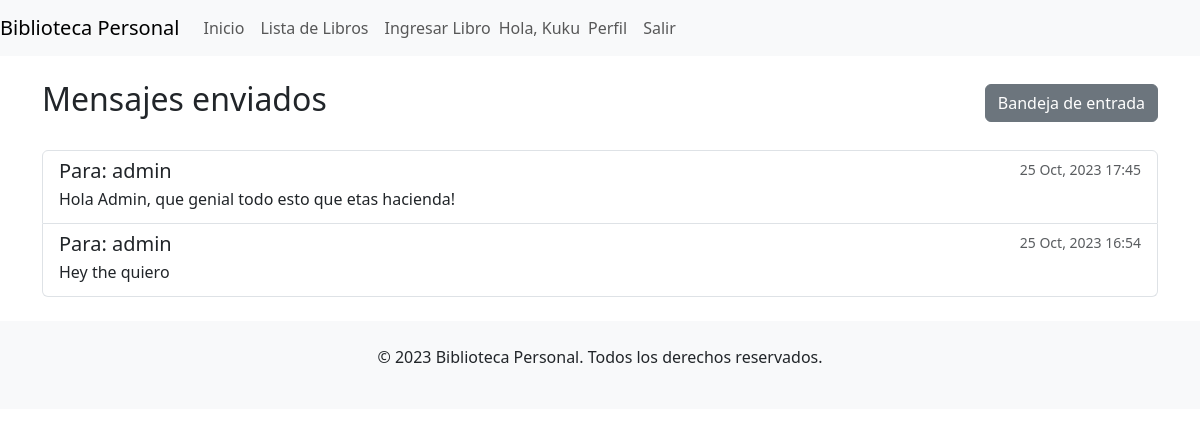
Before: /mensajes/mensajes/enviados/ (signed in) with the older database file.
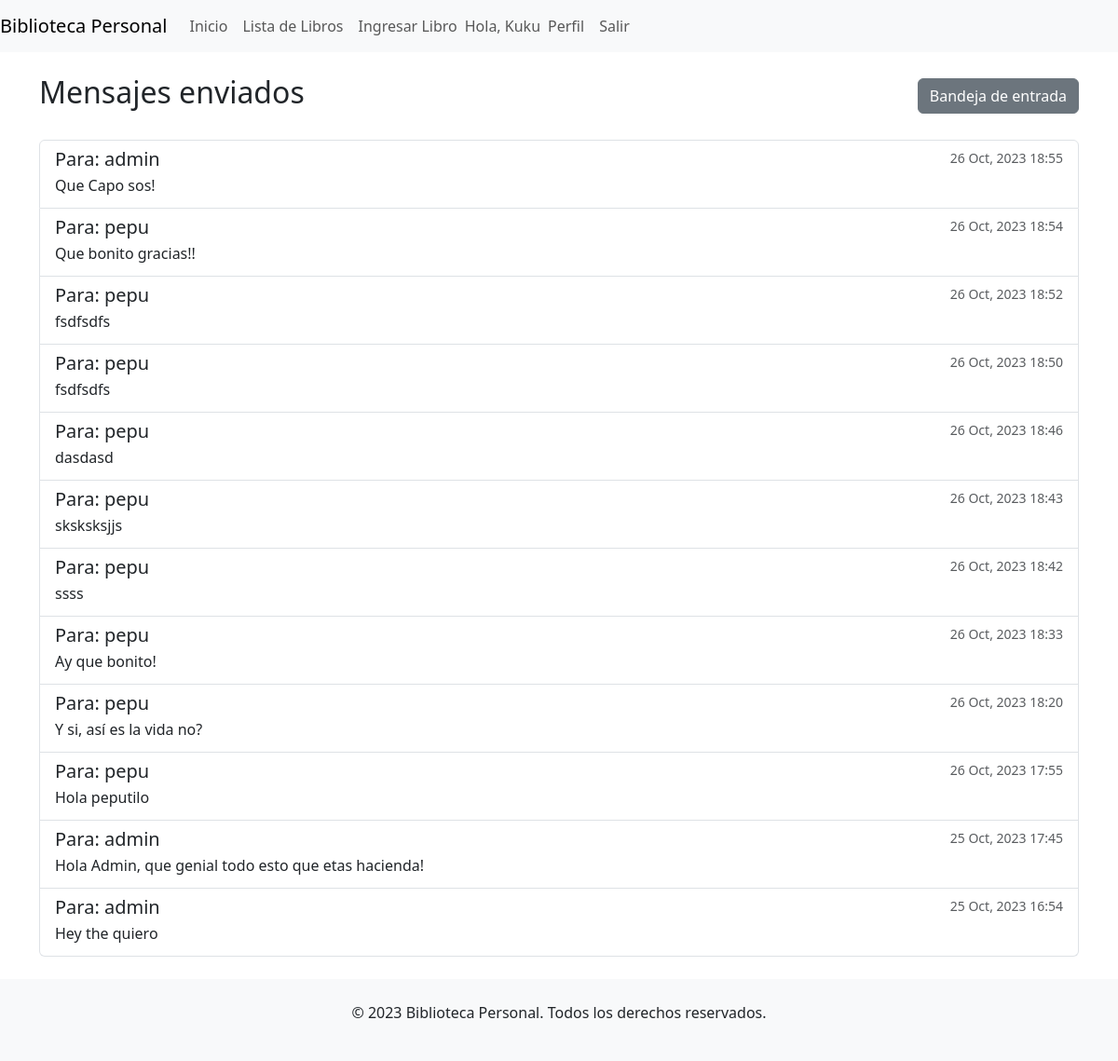
After: the same page with the newer database file.
### mensajeria/models.py (models this page shows, shortened)
class Mensaje(models.Model):
    emisor = models.ForeignKey(User, related_name='mensajes_enviados', on_delete=models.CASCADE)
    receptor = models.ForeignKey(User, related_name='mensajes_recibidos', on_delete=models.CASCADE)
    contenido = models.TextField()
    fecha_enviado = models.DateTimeField(auto_now_add=True)
    leido = models.BooleanField(default=False)
    mensaje_original = models.ForeignKey('self', null=True, blank=True, on_delete=models.SET_NULL, related_name='respuestas')

### mensajeria/views.py (the view)
# urls.py: path('mensajes/enviados/', views.mensajes_enviados, name='mensajes_enviados'),
def mensajes_enviados(request):
    mensajes = Mensaje.objects.filter(emisor=request.user).order_by('-fecha_enviado')
    return render(request, 'mensajeria/mensajes_enviados.html', {'mensajes': mensajes})

### mensajeria/templates/mensajeria/mensajes_enviados.html
{% extends "inicio/homepage.html" %} {% block content %}
<div class="d-flex justify-content-between align-items-center">
    <h2>Mensajes enviados</h2>
    <div>
        <a href="{% url 'bandeja_entrada' %}" class="btn btn-secondary">Bandeja de entrada</a>
    </div>
</div>
  {% if mensajes %}
  <ul class="list-group mt-4">
    {% for mensaje in mensajes %}
    <li class="list-group-item">
      <div class="d-flex w-100 justify-content-between">
        <h5 class="mb-1">Para: {{ mensaje.receptor.username }}</h5>
        <small class="text-muted"
          >{{ mensaje.fecha_enviado|date:"d M, Y H:i" }}</small
        >
      </div>
      <p class="mb-1">{{ mensaje.contenido|truncatewords:20 }}</p>
    </li>
    {% endfor %}
  </ul>
  {% else %}
  <div class="alert alert-info mt-3">No has enviado ningún mensaje aún.</div>
  {% endif %}
</div>
{% endblock %}

Changed rows visible on the page:
added Mensaje: receptor.username "admin", fecha_enviado "26 Oct, 2023 18:55", contenido "Que Capo sos!"
added Mensaje: receptor.username "pepu", fecha_enviado "26 Oct, 2023 18:54", contenido "Que bonito gracias!!"
added Mensaje: receptor.username "pepu", fecha_enviado "26 Oct, 2023 18:52", contenido "fsdfsdfs"
added Mensaje: receptor.username "pepu", fecha_enviado "26 Oct, 2023 18:50", contenido "fsdfsdfs"
added Mensaje: receptor.username "pepu", fecha_enviado "26 Oct, 2023 18:46", contenido "dasdasd"
added Mensaje: receptor.username "pepu", fecha_enviado "26 Oct, 2023 18:43", contenido "sksksksjjs"
added Mensaje: receptor.username "pepu", fecha_enviado "26 Oct, 2023 18:42", contenido "ssss"
added Mensaje: receptor.username "pepu", fecha_enviado "26 Oct, 2023 18:33", contenido "Ay que bonito!"
added Mensaje: receptor.username "pepu", fecha_enviado "26 Oct, 2023 18:20", contenido "Y si, así es la vida no?"
added Mensaje: receptor.username "pepu", fecha_enviado "26 Oct, 2023 17:55", contenido "Hola peputilo"
